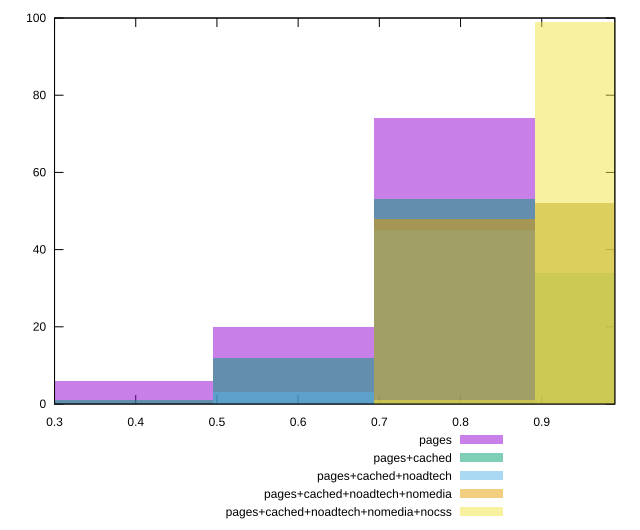

Generate this figure with gnuplot:
reset

$pages <<EOF
0.7926458618474875 74
0.39632293092374377 6
0.5944843963856157 20
EOF

$pagesCached <<EOF
0.5944843963856157 12
0.7926458618474875 53
0.9908073273093594 34
0.39632293092374377 1
EOF

$pagesCachedNoadtech <<EOF
0.5944843963856157 3
0.7926458618474875 45
0.9908073273093594 52
EOF

$pagesCachedNoadtechNomedia <<EOF
0.7926458618474875 48
0.9908073273093594 52
EOF

$pagesCachedNoadtechNomediaNocss <<EOF
0.9908073273093594 99
0.7926458618474875 1
EOF

set key outside below
set boxwidth 0.19816146546187188
set xrange [0.3:0.99]
set yrange [0:100]
set trange [0:100]
set style fill transparent solid 0.5 noborder
set terminal svg size 640, 530 enhanced background rgb 'white'
set output "report_00014_2021-02-09T15:56:05.503Z/first-meaningful-paint/comparison/histogram/all_score.svg"

plot $pages title "pages" with boxes, \
     $pagesCached title "pages+cached" with boxes, \
     $pagesCachedNoadtech title "pages+cached+noadtech" with boxes, \
     $pagesCachedNoadtechNomedia title "pages+cached+noadtech+nomedia" with boxes, \
     $pagesCachedNoadtechNomediaNocss title "pages+cached+noadtech+nomedia+nocss" with boxes

reset
